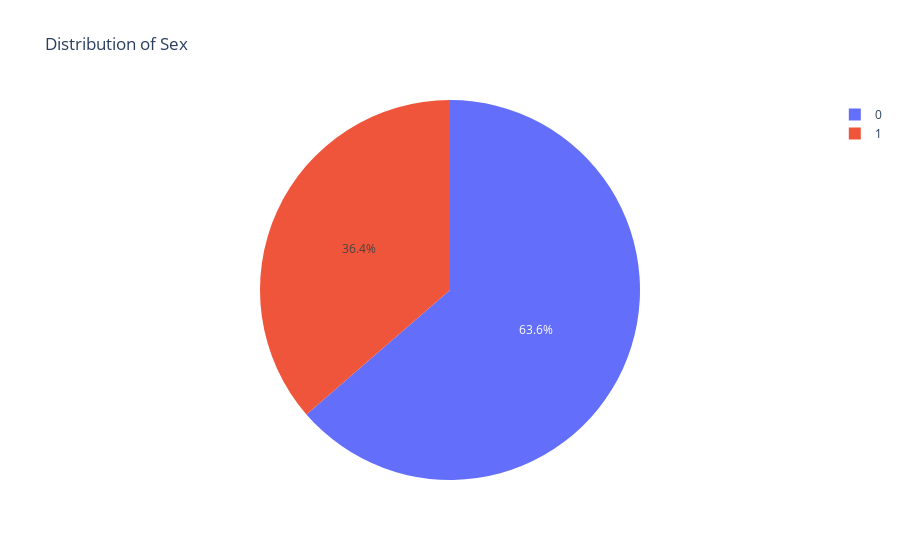
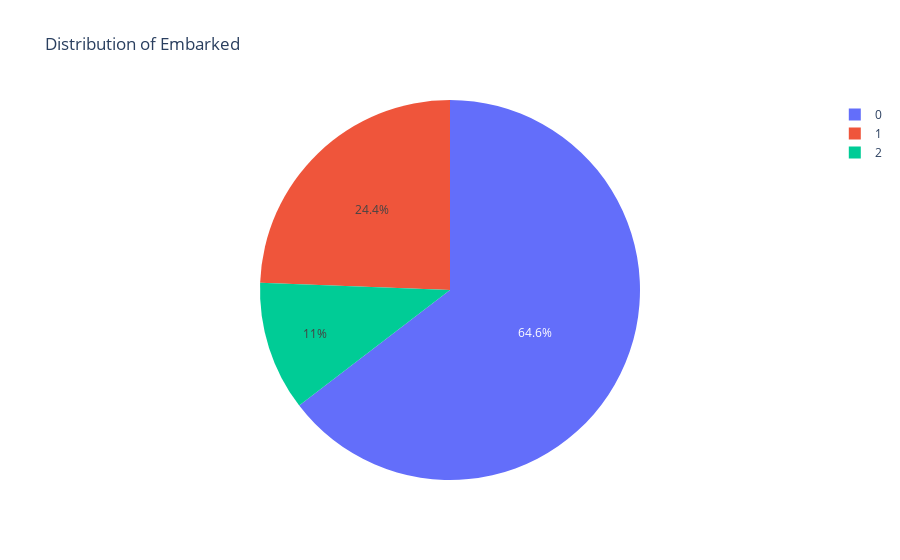

Write notebook code for charts like these, in order.
### Code cell
import plotly.express as px

for i in categorical:
    counts = df[i].value_counts()
    fig = px.pie(counts, values=counts.values, names=counts.index, title=f'Distribution of {i}')
    fig.show()

### Figure 1 — Plotly figure (JSON) as saved in the notebook; plotly's stock layout.template omitted (floating-point values rounded to 4 significant figures)
{"data": [{"domain": {"x": [0, 1], "y": [0, 1]}, "hovertemplate": "Sex=%{label}<br>value=%{value}<extra></extra>", "labels": [0, 1], "legendgroup": "", "name": "", "showlegend": true, "type": "pie", "values": [266, 152]}], "layout": {"autosize": true, "legend": {"tracegroupgap": 0}, "title": {"text": "Distribution of Sex"}}}

### Figure 2 — Plotly figure (JSON) as saved in the notebook; plotly's stock layout.template omitted (floating-point values rounded to 4 significant figures)
{"data": [{"domain": {"x": [0, 1], "y": [0, 1]}, "hovertemplate": "Embarked=%{label}<br>value=%{value}<extra></extra>", "labels": [0, 1, 2], "legendgroup": "", "name": "", "showlegend": true, "type": "pie", "values": [270, 102, 46]}], "layout": {"autosize": true, "legend": {"tracegroupgap": 0}, "title": {"text": "Distribution of Embarked"}}}
